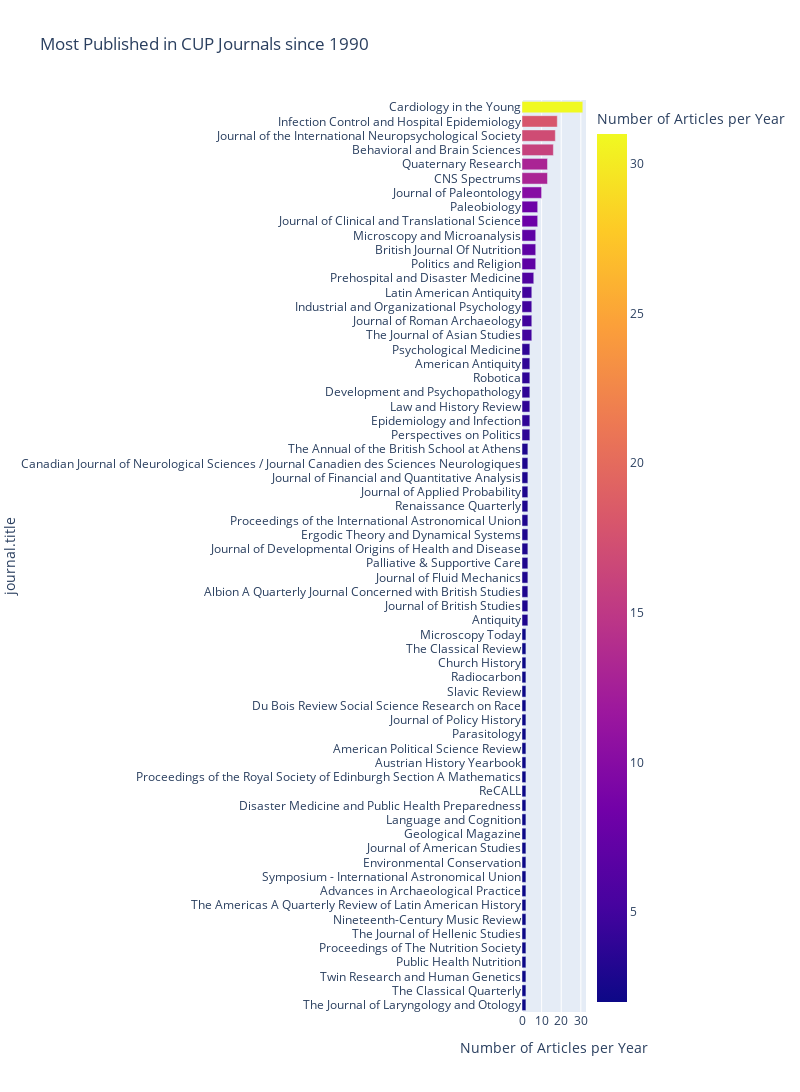

Source (notebook cell):
### Markdown cell above
## Run the below box to see the number of publications per journal going back to 1990

Hover over the plot to see the number of publications in that journal during this time range. You can select ranges by dragging over an area. Double click to go back to default view.

### Code cell
journals_df = new_df2['journal.title'].value_counts().rename_axis('journal.title').reset_index(name='counts')

journals_df = journals_df[journals_df["counts"] > 1].sort_values(by="counts")

fig_test = px.bar(journals_df, y="journal.title", x="counts", color="counts", 
                  title="Most Published in CUP Journals since 1990", 
                  labels=dict(counts="Number of Articles per Year"),
                  orientation = 'h', width=800, height=1400)


fig_test.show()

### Figure 1 — Plotly figure (JSON) as saved in the notebook; plotly's stock layout.template omitted (floating-point values rounded to 4 significant figures)
{"data": [{"alignmentgroup": "True", "hovertemplate": "Number of Articles per Year=%{marker.color}<br>journal.title=%{y}<extra></extra>", "legendgroup": "", "marker": {"color": [2, 2, 2, 2, 2, 2, 2, 2, 2, 2, 2, 2, 2, 2, 2, 2, 2, 2, 2, 2, 2, 2, 2, 2, 2, 2, 2, 3, 3, 3, 3, 3, 3, 3, 3, 3, 3, 3, 3, 3, 4, 4, 4, 4, 4, 4, 4, 5, 5, 5, 5, 6, 7, 7, 7, 8, 8, 10, 13, 13, 16, 17, 18, 31], "coloraxis": "coloraxis", "pattern": {"shape": ""}}, "name": "", "offsetgroup": "", "orientation": "h", "showlegend": false, "textposition": "auto", "type": "bar", "x": [2, 2, 2, 2, 2, 2, 2, 2, 2, 2, 2, 2, 2, 2, 2, 2, 2, 2, 2, 2, 2, 2, 2, 2, 2, 2, 2, 3, 3, 3, 3, 3, 3, 3, 3, 3, 3, 3, 3, 3, 4, 4, 4, 4, 4, 4, 4, 5, 5, 5, 5, 6, 7, 7, 7, 8, 8, 10, 13, 13, 16, 17, 18, 31], "xaxis": "x", "y": ["The Journal of Laryngology and Otology", "The Classical Quarterly", "Twin Research and Human Genetics", "Public Health Nutrition", "Proceedings of The Nutrition Society", "The Journal of Hellenic Studies", "Nineteenth-Century Music Review", "The Americas A Quarterly Review of Latin American History", "Advances in Archaeological Practice", "Symposium - International Astronomical Union", "Environmental Conservation", "Journal of American Studies", "Geological Magazine", "Language and Cognition", "Disaster Medicine and Public Health Preparedness", "ReCALL", "Proceedings of the Royal Society of Edinburgh Section A Mathematics", "Austrian History Yearbook", "American Political Science Review", "Parasitology", "Journal of Policy History", "Du Bois Review Social Science Research on Race", "Slavic Review", "Radiocarbon", "Church History", "The Classical Review", "Microscopy Today", "Antiquity", "Journal of British Studies", "Albion A Quarterly Journal Concerned with British Studies", "Journal of Fluid Mechanics", "Palliative & Supportive Care", "Journal of Developmental Origins of Health and Disease", "Ergodic Theory and Dynamical Systems", "Proceedings of the International Astronomical Union", "Renaissance Quarterly", "Journal of Applied Probability", "Journal of Financial and Quantitative Analysis", "Canadian Journal of Neurological Sciences / Journal Canadien des Sciences Neurologiques", "The Annual of the British School at Athens", "Perspectives on Politics", "Epidemiology and Infection", "Law and History Review", "Development and Psychopathology", "Robotica", "American Antiquity", "Psychological Medicine", "The Journal of Asian Studies", "Journal of Roman Archaeology", "Industrial and Organizational Psychology", "Latin American Antiquity", "Prehospital and Disaster Medicine", "Politics and Religion", "British Journal Of Nutrition", "Microscopy and Microanalysis", "Journal of Clinical and Translational Science", "Paleobiology", "Journal of Paleontology", "CNS Spectrums", "Quaternary Research", "Behavioral and Brain Sciences", "Journal of the International Neuropsychological Society", "Infection Control and Hospital Epidemiology", "Cardiology in the Young"], "yaxis": "y"}], "layout": {"barmode": "relative", "coloraxis": {"colorbar": {"title": {"text": "Number of Articles per Year"}}, "colorscale": [[0, "#0d0887"], [0.1111, "#46039f"], [0.2222, "#7201a8"], [0.3333, "#9c179e"], [0.4444, "#bd3786"], [0.5556, "#d8576b"], [0.6667, "#ed7953"], [0.7778, "#fb9f3a"], [0.8889, "#fdca26"], [1, "#f0f921"]]}, "height": 1400, "legend": {"tracegroupgap": 0}, "title": {"text": "Most Published in CUP Journals since 1990"}, "width": 800, "xaxis": {"anchor": "y", "domain": [0, 1], "title": {"text": "Number of Articles per Year"}}, "yaxis": {"anchor": "x", "domain": [0, 1], "title": {"text": "journal.title"}}}}
